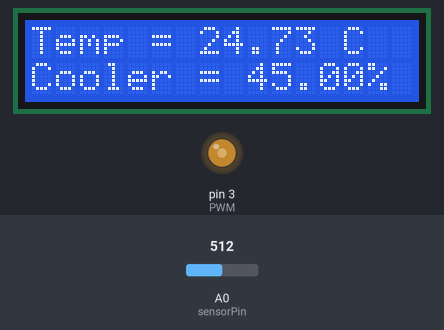
This sketch was run on a simulated Arduino Uno, built with avr-gcc and run on an emulated ATmega328P. Parts: 16×2 character LCD, output pins drawn as LEDs (lit = HIGH). The inputs (shaded band) are chosen by the test bench; at power-on: A0 (sensorPin) = 512. What the sketch prints to the serial monitor is not drawn.

Above: at 1.2 s.
1.3 s: A0 (sensorPin) set to 440
At 2.0 s:
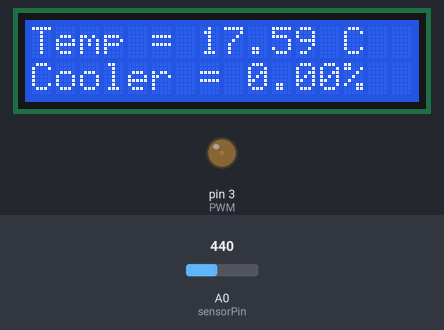
3.7 s: A0 (sensorPin) set to 306
At 4.2 s:
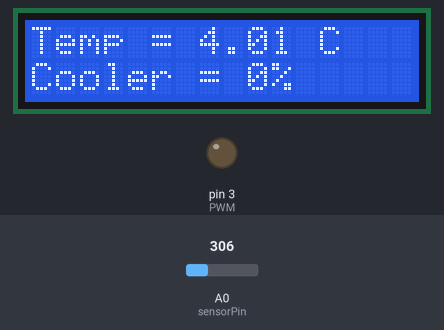
6.3 s: A0 (sensorPin) set to 342
At 6.8 s:
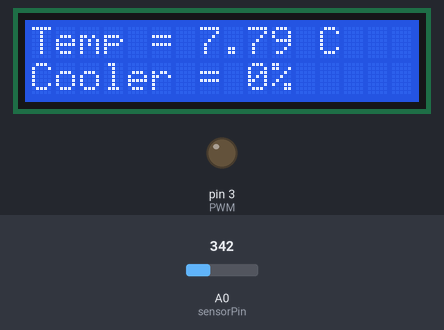
7.9 s: A0 (sensorPin) set to 358
At 8.4 s:
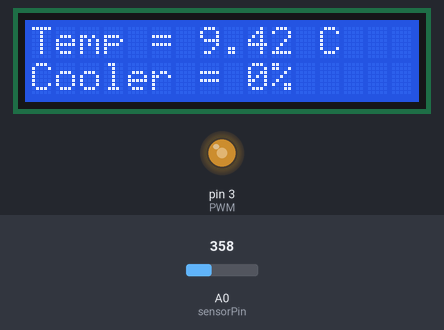
10.5 s: A0 (sensorPin) set to 610
At 11.0 s:
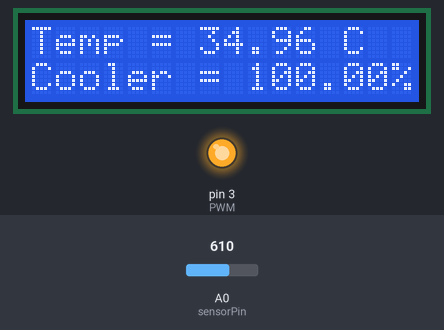
Timing chart, 0 to 13.5 s (numbered marks = the images above; inputs shaded):
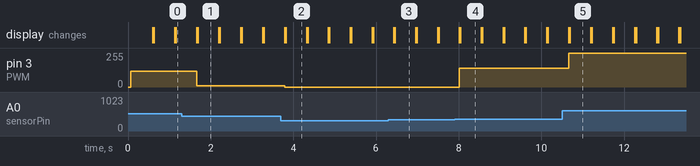

The sketch:

main.ino
```cpp
#include "lcd.hpp"
#include "cooler.hpp"

int Vo;
float logR2, R2, T;

LCD_class ecranLCD;
LiquidCrystal_I2C lcd = ecranLCD.initialize();


Cooler cooler(350, 440 , 600, 10, 255); // example of values for starting the cooler around 23 degrees Celsius at 5% of the power ( barely spinning )
                                        // You have to adjust it to work for your room temperature

int sensorPin = A0; // gets output of the Voltage Divider
int PWM = 3; // Output going to Transistor
int sensorVal;
int PWMVal;

void setup() {
//   lcd.begin(16, 2);

  // LCD I2C setup code
  lcd.init();
  lcd.backlight();


  pinMode(sensorPin, INPUT); // gets the values from the Voltage Divider
  pinMode(PWM, OUTPUT); //
  Serial.begin(9600); // we are going to look at a 10 bit value coming from the Voltage Divider

}

void loop() {
  //
  // COOLER Code Section
  //


  sensorVal = analogRead(sensorPin); // reading the Voltage Divider value in 10-bit format ( interval : [0, 1023] )
  Serial.println(sensorVal); // prints the Voltage Divider value
  if(sensorVal >cooler.getLimitaMAX()){
    sensorVal = cooler.getLimitaMAX();
  }

  //

  // example of custom use : PWMVal = map(sensorVal, 400, 800, 0, 255);
    // this means that we map values in a linear manner, from 10-bit to 8-bit
    // PWM values are represented in 8-bit while digital
    // second and third parameter represent a range of values where the measured value from the sensor pin will be in,
    // PWMVal = 0 -> 0% Cooler Power
    // PWMVal = 255  -> 100% Cooler Power
  PWMVal = map(sensorVal, cooler.getLimitaStart(), cooler.getLimitaMAX(), cooler.getPutereMIN(), cooler.getPutereMAX());


  // Below a certain value there wont be enough power to spin the cooler so don't give it any power
  if(sensorVal <cooler.getLimitaOFF()){
    PWMVal = 0;
  }

  //write the PWM value to the pwm output
  analogWrite(PWM, PWMVal);

 //
 // LCD Code Section
 //
  Vo = analogRead(ecranLCD.getPin());
  R2 = ecranLCD.getR() * (1023.0 / (float)Vo - 1.0);
  logR2 = log(R2);
  T = (1.0 / (ecranLCD.getC1() + ecranLCD.getC2()*logR2 + ecranLCD.getC3()*logR2*logR2*logR2));
  T = T - 273.15;


  Serial.println(T);
  lcd.setCursor(0, 0);
  lcd.print("Temp = ");
  lcd.print(T);
  lcd.print(" C");
  lcd.setCursor(0, 1);
  lcd.print("Cooler = ");
   if(sensorVal <cooler.getLimitaStart())
    lcd.print("0");
   else
    lcd.print((float)100*(sensorVal - cooler.getLimitaStart()) / (cooler.getLimitaMAX() - cooler.getLimitaStart()));
  lcd.print("%");


  delay(500);
  lcd.clear();

}
```

cooler.hpp
```cpp
#pragma once

class Cooler{
private:
    int limitaOFF; // Under this limit the cooler will stop
    int limitaStart;  // The smallest value that we allow to spin the cooler
    int limitaMAX; // If this limit is exceeded then the cooler will work at max power
    int putereMIN; // The percentage of power that will be applied to the cooler when 'limitaStart' is exceeded
    int putereMAX; // The percentage of power that will be applied to the cooler when 'limitaMAX' is exceeded
public:
    Cooler();
    Cooler(int, int, int, int, int);
    ~Cooler();

    int getLimitaOFF();
    int getLimitaStart();
    int getLimitaMAX();
    int getPutereMIN();
    int getPutereMAX();
};
```

cooler.ino
```cpp
#include "cooler.hpp"


Cooler::Cooler(){
  limitaOFF = 450;
  limitaStart = 450;
  limitaMAX =  600;
  putereMIN = 10;
  putereMAX = 255;
}

Cooler::Cooler(int limitaOFF, int limitaStart, int limitaMAX, int putereMIN, int putereMAX){
  this->limitaOFF = limitaOFF;
  this->limitaStart = limitaStart;
  this->limitaMAX = limitaMAX;
  this->putereMIN = putereMIN;
  this->putereMAX = putereMAX;
}

Cooler::~Cooler(){}


int Cooler::getLimitaOFF(){return limitaOFF;}
int Cooler::getLimitaStart(){ return limitaStart;}
int Cooler::getLimitaMAX(){ return limitaMAX; }
int Cooler::getPutereMIN(){ return putereMIN; }
int Cooler::getPutereMAX(){ return putereMAX; }
```

lcd.hpp
```cpp
#pragma once
#include <LiquidCrystal_I2C.h>

class LCD_class
{
private:
    int ThermistorPin ;
    float R1;
    float c1 = 1.009249522e-03;
    float c2 = 2.378405444e-04;
    float c3 = 2.019202697e-07;
public:
    LCD_class();
    LCD_class(int, float, float, float, float);
    ~LCD_class();
    LiquidCrystal_I2C initialize();
    int getPin();
    float getR();
    float getC1();
    float getC2();
    float getC3();

};
```

lcd.ino
```cpp
#include "lcd.hpp"


LCD_class::LCD_class(){
   ThermistorPin = 0 ;
   R1 = 10000; // date preluate din datasheetul termistorului
   c1 = 1.009249522e-03;
   c2 = 2.378405444e-04;
   c3 = 2.019202697e-07;
}

LCD_class::LCD_class(int ThermistorPin, float R1, float c1, float c2, float c3){
  this->ThermistorPin = ThermistorPin;
  this->R1 = R1;
  this->c1 = c1;
  this->c2 = c2;
  this->c3 = c3;
}

LCD_class::~LCD_class(){}

LiquidCrystal_I2C LCD_class::initialize(){
//  LiquidCrystal_I2C lcd(12, 11, 5, 4, 3, 2); // numerele reprezinta pinurile digitale de pe Arduino, acesta sunt conectate la ecranul LCD
  LiquidCrystal_I2C lcd(0x27, 16, 2);
  return lcd;
}

int LCD_class::getPin(){
  return ThermistorPin;
}

float LCD_class::getR(){
  return R1;
}

float LCD_class::getC1(){
  return c1;
}

float LCD_class::getC2(){
  return c2;
}

float LCD_class::getC3(){
  return c3;
}
```

Measured:
- the behaviour switches between 349 and 350 on A0 (sensorPin) (found by bisection; images 3 and 4)
- after the input at 1.3 s, pin 3 (PWM): 120/255 → 10/255 after 0.36 s; the display: first differs from a run without the input after 0.39 s (image 1)
- after the input at 3.7 s, pin 3 (PWM): 10/255 → 0/255 after 0.09 s; the display: first differs from a run without the input after 0.12 s (image 2)
- after the input at 6.3 s, the display: first differs from a run without the input after 0.16 s (image 3)
- after the input at 7.9 s, pin 3 (PWM): 0/255 → 141/255 after 0.12 s; the display: first differs from a run without the input after 0.14 s (image 4)
- after the input at 10.5 s, pin 3 (PWM): 141/255 → 255/255 after 0.16 s; the display: first differs from a run without the input after 0.19 s (image 5)
- what the display in image 1 shows lasts 0.5 s, from 1.7 s to 2.2 s
